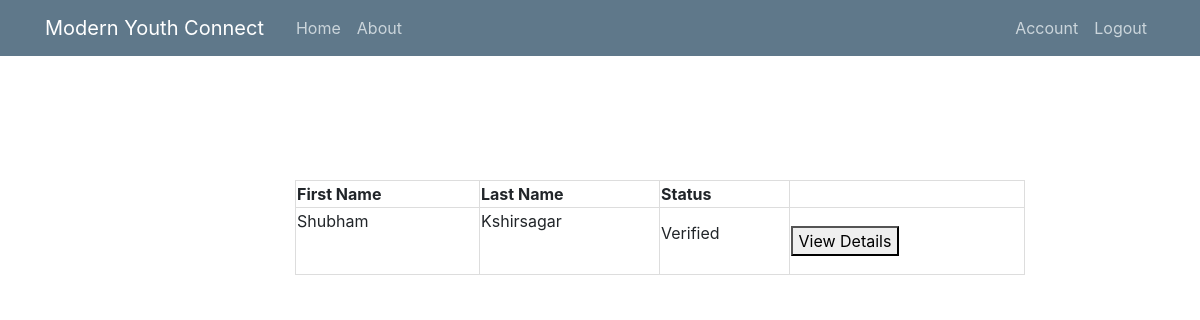
The app's page /view-registered-students (signed in) with its own data.
### Modern_Youth_Connect/models.py (models this page shows, shortened)
class User(db.Model, UserMixin):
    id = db.Column(db.Integer, primary_key=True)
    username = db.Column(db.String(20), unique=True, nullable=False)
    firstname = db.Column(db.String(20), unique=True, nullable=False)
    lastname = db.Column(db.String(20), unique=True, nullable=False)
    email = db.Column(db.String(50), unique=True, nullable=False)
    image_file = db.Column(db.String(20), default='default.jpg',
                           nullable=False)
    password = db.Column(db.String(60), nullable=False)
    ssc_marks = db.Column(db.Float)
    ssc_marksheet = db.Column(db.String)
    hsc_marks = db.Column(db.Float)
    hsc_marksheet = db.Column(db.String)
    bsc_marks = db.Column(db.Float)
    bsc_marksheet = db.Column(db.String)
    msc_marks = db.Column(db.Float)
    msc_marksheet = db.Column(db.String)
    cv = db.Column(db.String)
    verified = db.Column(db.Boolean, default=False)

### Modern_Youth_Connect/routes.py (the view)
@app.route("/view-registered-students", methods=['GET'])
def view_all_students():
    student_list = User.query.all()
    return render_template('view-students.html', students=student_list)

### Modern_Youth_Connect/models.py (called while the page is built)
@login_manager.user_loader
def load_user(user_id):
    return User.query.get(int(user_id))

### Modern_Youth_Connect/templates/view-students.html
{% extends "layout.html" %}
{% block content %}
    <table>
    <th>First Name</th>
    <th>Last Name</th>
    <th>Status</th>
    <th></th>
        {% for student in students %}
                <tr>
                    <td> <p>{{ student.firstname }}</p><br></td>
                    <td> <p>{{ student.lastname }}</p><br></td>
                    {% if student.verified == True %}
                        <td> <p>Verified</p></td>
                    {% else %}
                        <td> <p>Unverified</p></td>
                    {% endif %}
                    <td><a href="{{ url_for('view_student',id=student.id) }}"><button>View Details</button></a></td>
                </tr>
        {% endfor %}
    </table>
{% endblock content %}

### Modern_Youth_Connect/static/new_style.css (style rules this page uses)
html { height: 100%; box-sizing: border-box; }
*, *:before, *:after { box-sizing: inherit; }
body { position: relative; margin: 0; padding-bottom: 6rem; height: 100%; }
table { width: 100% !important; }
table th, table td { border: 1px solid #ddd !important }

### Modern_Youth_Connect/static/main.css (style rules this page uses)
body { margin-top: 5rem; }

### records on screen
User: firstname "Shubham", lastname "Kshirsagar", verified "Verified"
